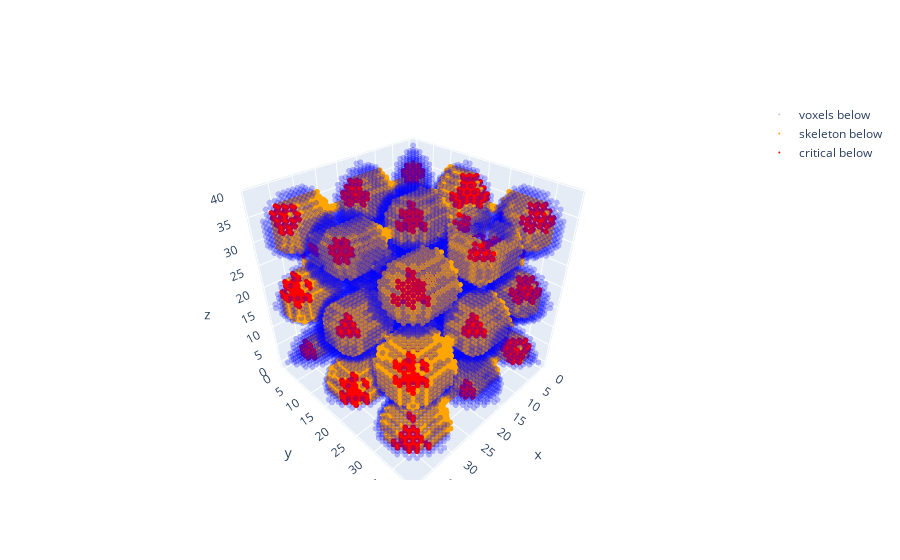

Source (notebook cell):
### Code cell
MC = mc.MorseComplex(example)
MC.process_lower_stars(10, 10, 10)

MC.extract_morse_skeleton_below(threshold=1,dimension=3)
plot_morse_skeleton(MC, example, 1)
MC.get_number_of_critical_cells(1)

### Figure 1 — Plotly figure (JSON) as saved in the notebook; plotly's stock layout.template omitted (floating-point values rounded to 4 significant figures; data arrays with more than 128 entries replaced by an {"elided": "..."} marker saying what was removed)
{"data": [{"marker": {"color": "blue", "size": 2}, "mode": "markers", "name": "voxels below", "opacity": 0.25, "type": "scatter3d", "x": {"elided": "11266 int values"}, "y": {"elided": "11266 int values"}, "z": {"elided": "11266 int values"}}, {"marker": {"color": "orange", "size": 2}, "mode": "markers", "name": "skeleton below", "type": "scatter3d", "x": {"elided": "6670 int values"}, "y": {"elided": "6670 int values"}, "z": {"elided": "6670 int values"}}, {"marker": {"color": "red", "size": 2}, "mode": "markers", "name": "critical below", "type": "scatter3d", "x": {"elided": "1768 int values"}, "y": {"elided": "1768 int values"}, "z": {"elided": "1768 int values"}}], "layout": {"scene": {"aspectmode": "manual", "aspectratio": {"x": 1, "y": 1, "z": 1}}}}
